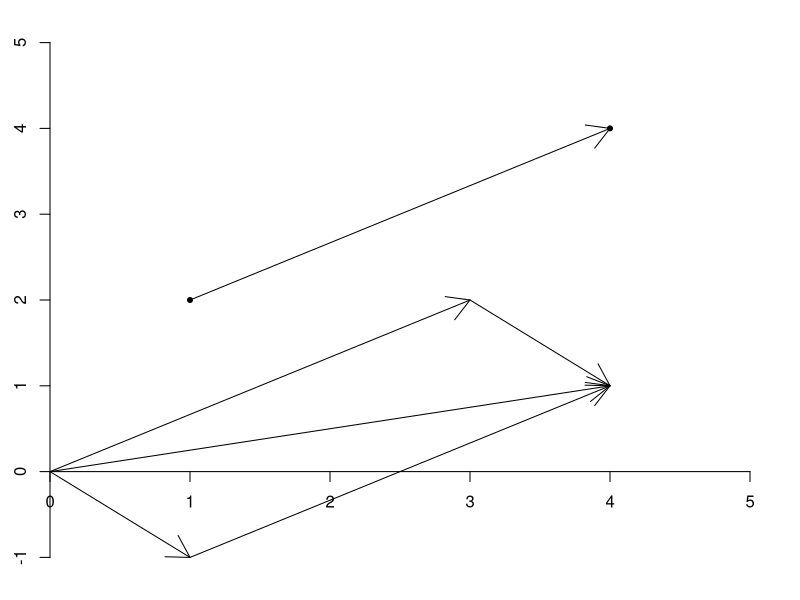
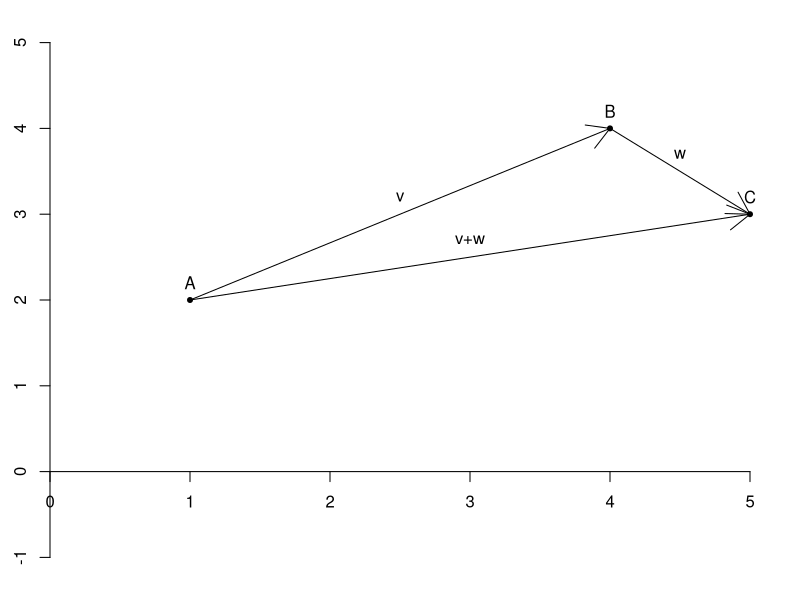
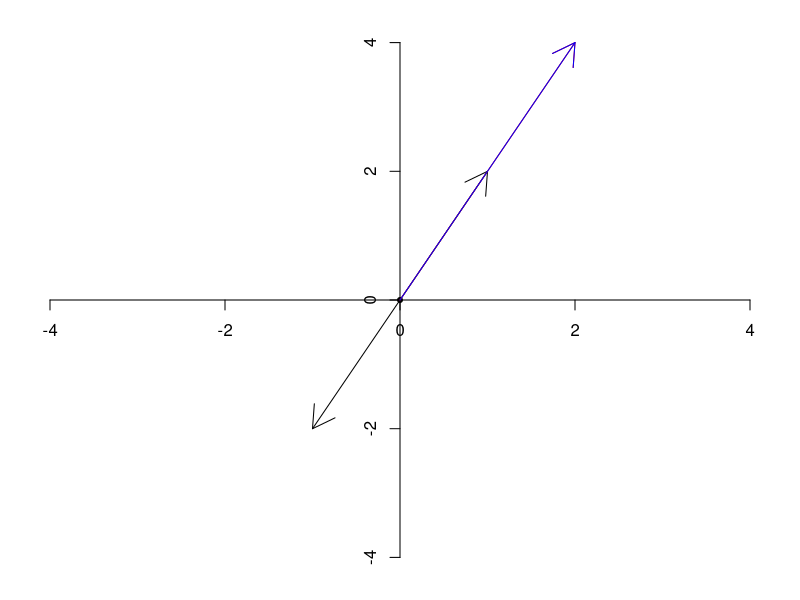

Reproduce these figures in R, in order.
#Math 23 Script 1.1B-PointsVectors.R
#Module 1, Week 1, subsection 1.2

#Last modified: August 26, 2014 by Paul Bamberg

pars<-par(mar=c(1,1,1,1)+0.1, pch=20)  #set up narrow margins
plot(NULL, xlim = c(0,5), ylim = c(-1,5), xlab = "", ylab= "", axes = FALSE)
axis(1,pos = 0); axis(2,pos = 0) #set up axes at left and bottom

#Topic 1 - addition of vectors in R^2
#An element of R^2 is just a list of two numbers.
A <- c(1,2)     #c() means "concatenate"

#We can think of this element of R^2 as a point and plot it.
points(A[1], A[2])  
B <- c(4,4)  #another point
points(B[1], B[2])     #add it to the plot

#The difference of two points is a vector.
v <- B - A; v  #difference of two points is a vector
arrows(A[1],A[2],B[1],B[2]) #this function takes pairs of coordinates

#We can also show the same vector with its "tail" at the origin
arrows(0,0,v[1],v[2])

w <- c(1,-1)   #a second vector
arrows(0,0,w[1],w[2])   #plot it from the origin
u <- v + w  #add the two vectors
arrows(0,0,u[1],u[2])    #plot the sum with tail at the origin

#If we put the vectors "head to tail" we get a parallelogram
arrows(v[1],v[2], u[1],u[2])   #the sum completes the parallelogram
arrows(w[1],w[2], u[1],u[2])   #the sum completes the parallelogram

#Topic 2 - A diagram to illustrate the point-vector relationship

plot(NULL, xlim = c(0,5), ylim = c(-1,5), xlab = "", ylab= "", axes = FALSE)
axis(1,pos = 0); axis(2,pos = 0) #set up axes at left and bottom

C = B + w   #add vector w to point B to get point C
#Plot points A, B, and C
#We need to supply a vector of first components and a vector of second components
points(c(A[1],B[1],C[1]), c(A[2],B[2],C[2])) 
 
#Label the points on the diagram
text(A[1],A[2]+0.2,"A"); text(B[1],B[2]+0.2,"B"); text(C[1],C[2]+0.2,"C")

#We can also draw lots of arrows with a single command
arrows(c(A[1],B[1],A[1]), c(A[2],B[2],A[2]), c(B[1],C[1],C[1]), c(B[2],C[2],C[2]))

#Label the vectors on the diagram
text((A[1]+B[1])/2,(A[2]+B[2])/2+0.2,"v")
text((B[1]+C[1])/2,(B[2]+C[2])/2+0.2,"w")
text((A[1]+C[1])/2,(A[2]+C[2])/2+0.2,"v+w")


#Here are the axioms about the point-vector relationship

#1: An ordered pair of points determines a vector.
#2: Given point A and vector v, there is a unique point B
#   such that A and B determine v: B = A + v
#3: If A and B determine v while B and C determine w,
#   then A and C determine the vector sum v + w.

#Topic 3 - Subtraction and scalar multiplication

plot(NULL, xlim = c(-4,4), ylim = c(-4,4), xlab = "", ylab= "", axes = FALSE)
axis(1,pos = 0); axis(2,pos = 0) #set up axes at left asnd bottom

#Make a vector and plot it
points(0,0)
v <- c(1, 2); arrows(0,0, v[1], v[2])
#Negate the vector to get its additive inverse
vInv <- -v; arrows(0,0, vInv[1], vInv[2])

#Multiplication of vectors in R is done component by component.
#Since v has two components we could multiply by a two-component vector.
v2 <- c(2,2)* v; arrows(0,0, v2[1], v2[2], col = "red")

#Fortunately, if one vector is too short, R just replicates it to make the length right.
k <- 2  #this vector with one component will be lengthened to become (2,2) 
vk <- k*v; arrows(0,0, vk[1], vk[2], col = "blue")

